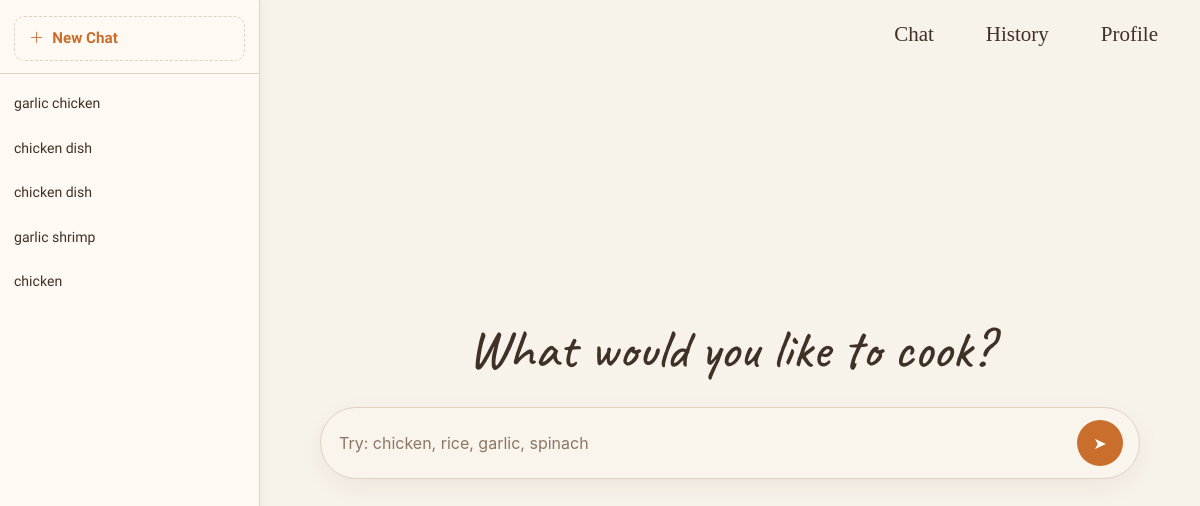
Before: /chat/ (signed in) with the older database file.
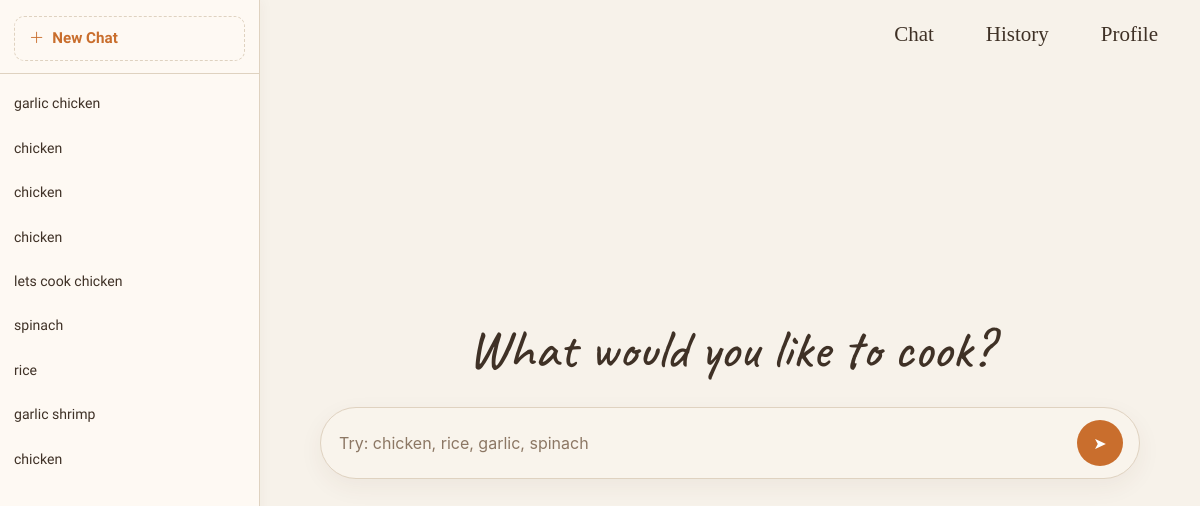
After: the same page with the newer database file.
### main/models.py (models this page shows, shortened)
class ChatConversation(models.Model):
    user = models.ForeignKey(
        User, on_delete=models.CASCADE, related_name="conversations"
    )
    title = models.CharField(max_length=255, blank=True, default="New Chat")
    artifact_content = models.TextField(blank=True, default="")
    started_at = models.DateTimeField(auto_now_add=True)
    updated_at = models.DateTimeField(auto_now=True)
    class Meta:
        ordering = ["-updated_at"]

### main/views.py (the view)
# urls.py: path("chat/", views.chat_view, name="chat"),
def chat_view(request, conversation_id=None):
    context = {}
    if request.user.is_authenticated:
        conversations = ChatConversation.objects.filter(user=request.user)
        context["conversations"] = conversations
        if conversation_id:
            convo = get_object_or_404(
                ChatConversation, pk=conversation_id, user=request.user
            )
            context["active_conversation"] = convo
            context["active_messages"] = convo.messages.all()
    return render(request, "main/chat/chat.html", context)

### main/templates/main/chat/chat.html (shortened to what this page needs)
{% extends 'main/base/base.html' %}
{% load static %}
{% block content %}
<link rel="stylesheet" href="{% static 'chat.css' %}">
{% if user.is_authenticated %}
<div class="chat-layout">
  <aside id="sidebar" class="chat-sidebar">
    <div class="sidebar-header">
      <button id="newChatBtn" class="sidebar-new-btn" title="New chat">
        <i class="bi bi-plus-lg"></i> New Chat
      </button>
    </div>
    <div id="sidebarList" class="sidebar-list">
      {% for convo in conversations %}
        <div class="sidebar-item {% if active_conversation.id == convo.id %}active{% endif %}"
             data-id="{{ convo.id }}">
          <span class="sidebar-item-title">{{ convo.title }}</span>
        </div>
      {% endfor %}
    </div>
  </aside>
  <div class="chat-content">
    <div id="chatStart" class="chat-start-screen" {% if active_conversation %}style="display:none;"{% endif %}>
      <div class="chat-start-inner">
        <h1 class="chat-start-title">What would you like to cook?</h1>
        <form id="chat-form-start" class="chat-form-start">
          <input id="chat-input-start" class="chat-input-start" type="text"
                 placeholder="Try: chicken, rice, garlic, spinach" autocomplete="off" />
          <button type="submit" class="send-btn-start" aria-label="Send">➤</button>
        </form>
      </div>
    </div>
  </div>
</div>
{% endif %}
{% endblock %}

### main/templates/main/base/base.html (shortened to what this page needs)
<!doctype html>
<html lang="en">
<head>
    {% load static %}
    <link rel="stylesheet" href="https://cdn.jsdelivr.net/npm/bootstrap@4.3.1/dist/css/bootstrap.min.css">
    <link rel="stylesheet" href="https://cdnjs.cloudflare.com/ajax/libs/bootstrap-icons/1.8.1/font/bootstrap-icons.min.css">
    <link rel="stylesheet" href="{% static 'theme.css' %}">
    <link rel="stylesheet" href="{% static 'base.css' %}">
</head>
<body>
    <nav class="navbar navbar-expand-lg navbar-styling" id="navbar">
        <div class="collapse navbar-collapse" id="navbarNavDropdown">
            <ul class="navbar-nav navbar-right">
                {% if user.is_authenticated %}
                    <li class="nav-item">
                        <a class="nav-link" href="{% url 'chat' %}">Chat</a>
                    </li>
                    <li class="nav-item">
                        <a class="nav-link" href="{% url 'history' %}">History</a>
                    </li>
                    <li class="nav-item profile-btn">
                        <a class="nav-link" href="{% url 'profile' %}">Profile</a>
                    </li>
                {% endif %}
            </ul>
        </div>
    </nav>
    <div id="content" class="main">
        {% block content %}
        {% endblock %}
    </div>
</body>
</html>

### static/theme.css (style rules this page uses)
:root { --color-primary: #101010; --color-background: #ffffff; --color-text: #101010; --color-text-light: #ffffff; --color-shadow: rgba(0, 0, 0, 0.2); --font-family: 'Playfair Display', serif; --font-size-header: 70px; --font-size-base: 16px; --font-size-nav: 21px; --navbar-height: 60px; --border-radius: 10px; --transition-speed: 0.3s; }
.navbar-nav .nav-link, .navbar-nav .nav-link:visited, .navbar-nav .nav-link:focus { color: var(--color-text) !important; font-family: var(--font-family); font-size: var(--font-size-nav); transition: var(--transition-speed); text-decoration: none; }

### main/templates/main/base/static/base.css (style rules this page uses)
.navbar-styling { position: fixed !important; width: 100%; height: var(--navbar-height); z-index: 1000; transition: background-color 0.3s ease, box-shadow 0.3s ease; }
:root { --cook-navbar: #f4efe7; --cook-bg: #f7f2ea; --cook-border: #e3d8c8; --cook-text: #3f3126; --cook-muted: #8c7764; --cook-accent: #c96e2d; --cook-accent-dark: #ad5921; }
@media (min-width: 992px) { .navbar-collapse { display: flex !important; justify-content: space-between; } }
@media (min-width: 992px) { .navbar-right { margin-left: auto; display: flex; } }
.navbar-brand, .navbar-nav .nav-link, a.nav-link { color: var(--cook-text) !important; }
.navbar-nav > .nav-item > .nav-link, .navbar-nav > .nav-item > .nav-link:visited, .navbar-nav > .nav-item > .nav-link:focus, .navbar-nav > .nav-item > .nav-link:active { color: var(--cook-text) !important; padding: 14px 16px; text-decoration: none; margin: 0 10px; display: inline-block; transition: transform 0.2s ease, color 0.2s ease; }
body { margin: 0; padding: 0; background: var(--cook-bg); }
html, body { height: 100%; }
.main { width: 100%; overflow-y: auto; overflow-x: hidden; padding-top: 0; }

### main/templates/main/chat/static/chat.css (style rules this page uses)
:root { --cook-bg: #f7f2ea; --cook-surface: #f9f4ec; --cook-border: #dfd2c0; --cook-text: #3f3126; --cook-muted: #8c7764; --cook-accent: #c96e2d; --cook-accent-dark: #ad5921; --cook-user: #c96e2d; --cook-bot: #efe5d8; --cook-shadow: 0 8px 24px rgba(86, 57, 29, 0.06); --navbar-height: 70px; --sidebar-width: 260px; }
body { background: var(--cook-bg); color: var(--cook-text); }
.chat-layout { display: flex; height: 100vh; overflow: hidden; }
.chat-content { flex: 1; min-width: 0; min-height: 0; display: flex; flex-direction: column; overflow: hidden; }
.chat-sidebar { width: var(--sidebar-width); flex-shrink: 0; background: rgba(255, 251, 245, 0.8); color: var(--cook-text); display: flex; flex-direction: column; border-right: 1px solid var(--cook-border); overflow: hidden; box-shadow: 2px 0 12px rgba(84, 56, 28, 0.04); z-index: 1001; }
.sidebar-header { padding: 16px 14px 12px; border-bottom: 1px solid var(--cook-border); }
.sidebar-new-btn { width: 100%; padding: 10px 14px; border: 1px dashed var(--cook-border); border-radius: 10px; background: transparent; color: var(--cook-accent); font-family: 'Quicksand', sans-serif; font-size: 0.95rem; font-weight: 600; cursor: pointer; display: flex; align-items: center; gap: 8px; transition: background 0.2s, border-color 0.2s; }
.sidebar-list { flex: 1; overflow-y: auto; padding: 8px 0; }
.sidebar-item { display: flex; align-items: center; padding: 10px 14px; cursor: pointer; transition: background 0.15s; position: relative; }
.sidebar-item-title { flex: 1; font-size: 0.88rem; white-space: nowrap; overflow: hidden; text-overflow: ellipsis; font-family: 'Quicksand', sans-serif; color: var(--cook-text); }
.chat-start-screen { flex: 1; display: flex; align-items: center; justify-content: center; padding: 32px 16px; }
.chat-start-inner { width: 100%; max-width: 920px; text-align: center; }
.chat-start-title { font-family: 'Caveat', cursive; font-size: 3.4rem; line-height: 1.05; color: var(--cook-text); margin: 0 0 28px 0; }
.chat-form-start { width: 100%; max-width: 820px; margin: 0 auto; display: flex; align-items: center; gap: 10px; padding: 12px 16px; border: 1px solid var(--cook-border); border-radius: 999px; background: var(--cook-surface); box-shadow: var(--cook-shadow); }
.chat-input-start { flex: 1; border: none; outline: none; background: transparent; color: var(--cook-text); font-size: 16px; }
.chat-input-start::placeholder { color: var(--cook-muted); }
.send-btn-start { width: 46px; height: 46px; border-radius: 999px; border: none; background: var(--cook-accent); color: #fff; cursor: pointer; transition: background-color 0.2s ease; }

Changed rows visible on the page:
removed ChatConversation: title "chicken dish"
removed ChatConversation: title "chicken dish"
added ChatConversation: title "chicken"
added ChatConversation: title "chicken"
added ChatConversation: title "chicken"
added ChatConversation: title "lets cook chicken"
added ChatConversation: title "spinach"
added ChatConversation: title "rice"
